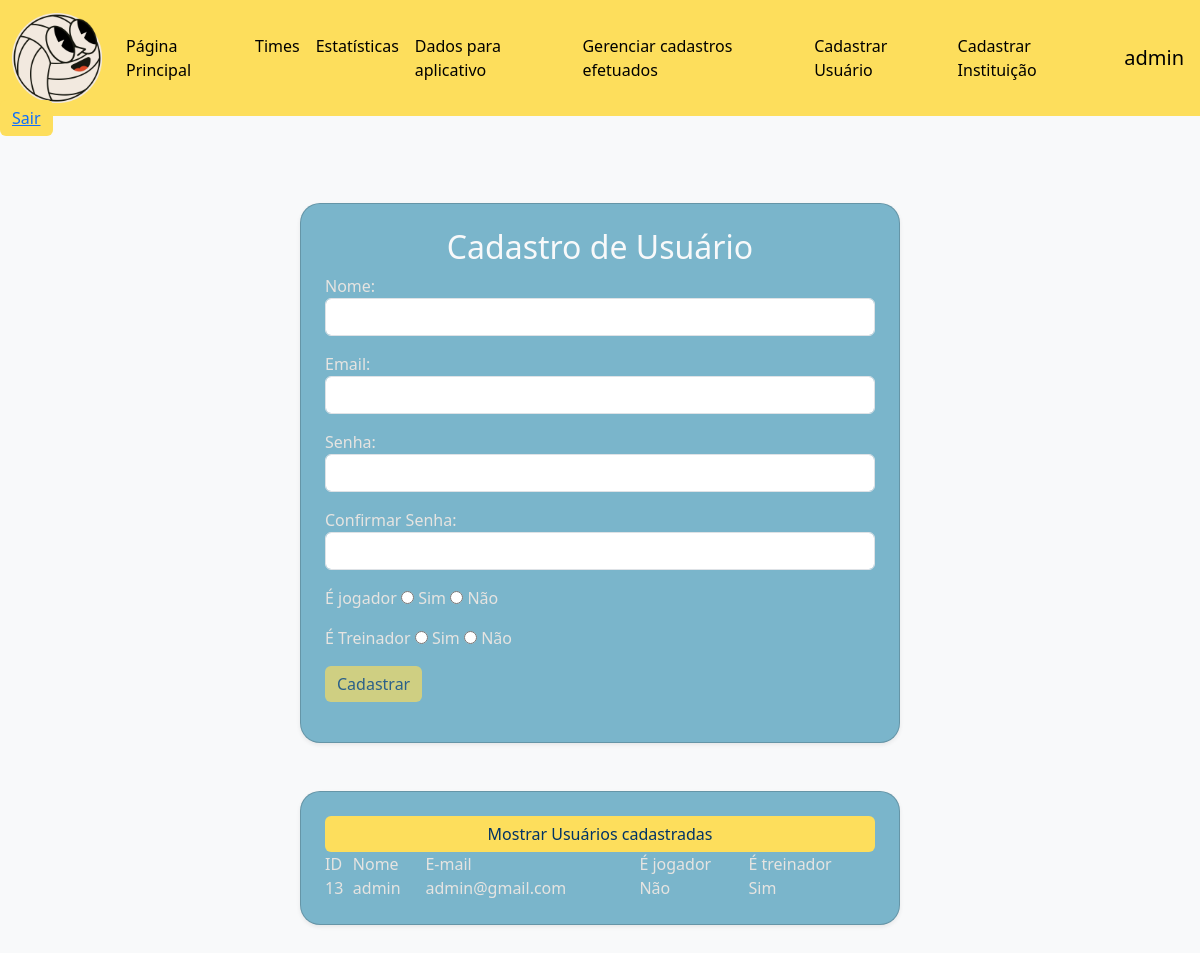
The app's page /pages/cadastrar_usuario.php?mostrar=sim (signed in) with its own data.
### tables this page shows
CREATE TABLE IF NOT EXISTS `usuario` (
  `id_usuario` int NOT NULL AUTO_INCREMENT,
  `nome_usuario` varchar(80) NOT NULL,
  `email_usuario` varchar(100) NOT NULL,
  `senha_usuario_site` varchar(255) NOT NULL,
  `jogador` tinyint(1) NOT NULL,
  `id_jogador` int DEFAULT NULL,
  `treinador` tinyint(1) NOT NULL,
  PRIMARY KEY (`id_usuario`)
);

### componentes/classes/database_class.php (called while the page is built, shortened)
<?php
class Database
{
    private $table;
    private $connection;
    public function __construct($table = null)
    {
        $this->table = $table;
    }
    private function SetConnection()
    {
        try {
            $this->connection = new PDO('mysql:host=' . self::HOST . ';port=3307;dbname=' . self::NAME, self::USER, self::PASS);
            $this->connection->setAttribute(PDO::ATTR_ERRMODE, PDO::ERRMODE_EXCEPTION);
        } catch (PDOException $e) {
            $_SESSION['error'] = 'ERROR: ' . $e->getMessage();
            die('ERROR: ' . $e->getMessage());
        }
    }
    public function execute($query, $params = [])
    {
        try {
            $statement = $this->connection->prepare($query);
            $statement->execute($params);
            return $statement;
        } catch (PDOException $e) {
            $_SESSION['error'] = 'ERROR: ' . $e->getMessage();
            die('ERROR: ' . $e->getMessage());
        }
    }
    public function select($where = null, $order = null, $limit = null, $fields = '*')
    {
        $where = ($where != null) ? 'WHERE ' . $where : '';
        $order = ($order != null) ? 'ORDER BY ' . $order : '';
        $limit = ($limit != null) ? 'LIMIT ' . $limit : '';
        $query = 'SELECT ' . $fields . ' FROM ' . $this->table . ' ' . $where . ' ' . $order . ' ' . $limit;
        return $this->execute($query);
    }
}

### componentes/classes/usuario_class.php (called while the page is built, shortened)
<?php
require_once "database_class.php";
class Usuario
{
    private $id_usuario;
    private $nome_usuario;
    private $email_usuario;
    private $jogador;
    private $treinador;
    public function GetID()
    {
        return $this->id_usuario;
    }
    public function GetNomeUsuario()
    {
        return $this->nome_usuario;
    }
    public function GetEmailUsuario()
    {
        return $this->email_usuario;
    }
    public function GetTreinador()
    {
        return $this->treinador;
    }
    public function GetJogador()
    {
        return $this->jogador;
    }
    public static function GetUsuarios($where = null, $order = null, $limit = null)
    {
        return (new Database('usuario'))->select($where, $order, $limit)->fetchAll(PDO::FETCH_CLASS, self::class);
    }
}

### pages/cadastrar_usuario.php (the view, shortened to what this page needs)
<?php
include('../componentes/classes/componentes_class.php');
include('../componentes/classes/usuario_class.php');
if (isset($_SESSION['id_usuario']) && $_SESSION['treinador']) {
    include '../componentes/header.php';
?>
    <main class="d-flex flex-column justify-content-center align-items-center min-vh-100 mt-5">
        <div class="d-grip gap-2 mb-3 fixed-top" id="botao_flutuante">
            <button type="button" class="btn" id="logout">
                <a href="../componentes/logout.php">Sair</a>
            </button>
        </div>
        <div class="card p-4 shadow-sm mb-5" id="card">
            <form action="../componentes/execucoes/cadastrar_usuario_exe.php" method="post">
                <div class="text-center text-light">
                    <h2>Cadastro de Usuário</h2>
                </div>
                <div class="mb-3">
                    <label for="nome">Nome:</label>
                    <input type="text" class="form-control" name="nome" id="nome" required>
                </div>
                <div class="mb-3">
                    <label for="email">Email:</label>
                    <input type="text" class="form-control" name="email" id="email" required>
                </div>
                <div class="mb-3">
                    <label for="senha">Senha:</label>
                    <input type="password" class="form-control" name="senha" id="senha" required>
                </div>
                <div class="mb-3">
                    <label for="confirmasenha">Confirmar Senha:</label>
                    <input type="password" class="form-control" name="confirmasenha" id="confirmar_senha" required>
                </div>
                <div class="mb-3">
                    <label>É jogador</label>
                    <input type="radio" name="jogador" id="ejogador" value="1">
                    <label for="ejogador">Sim</label>
                    <input type="radio" name="jogador" id="naoejogador" value="0">
                    <label for="naoejogador">Não</label>
                </div>
                <div class="mb-3">
                    <label>É Treinador</label>
                    <input type="radio" name="treinador" id="etreinador" value="1">
                    <label for="etreinador">Sim</label>
                    <input type="radio" name="treinador" id="naoetreinador" value="0">
                    <label for="naoetreinador">Não</label>
                </div>
                <div class="mb-3">
                    <button type="submit" class="btn" id="botao_cadastro" disabled>Cadastrar</button>
                </div>
            </form>
        </div>
        <div class="card p-4 shadow-sm" id="card">
            <a href="./cadastrar_usuario.php?mostrar=sim" class="btn" id="mostra_usuario">Mostrar Usuários cadastradas</a>
            <?php
            if (isset($_GET['mostrar'])) {
            ?>
                <table>
                    <thead>
                        <tr>
                            <td>ID</td>
                            <td>Nome</td>
                            <td>E-mail</td>
                            <td>É jogador</td>
                            <td>É treinador</td>
                        </tr>
                    </thead>
                    <tbody>
                        <?php
                        $usuarios = Usuario::GetUsuarios();
                        foreach ($usuarios as $usuario) {
                        ?>
                            <tr>
                                <td><?= $usuario->GetID() ?></td>
                                <td><?= $usuario->GetNomeUsuario() ?></td>
                                <td><?= $usuario->GetEmailUsuario() ?></td>
                                <td><?= $usuario->GetJogador() ? "Sim" : "Não" ?></td>
                                <td><?= $usuario->GetTreinador() ? "Sim" : "Não" ?></td>
                            </tr>
                        <?php
                        }
                        ?>
                    </tbody>
                </table>
            <?php
            }
            ?>
        </div>
    </main>
<?php
    include '../componentes/footer.php';
} else {
    header("Location: ./times.php");
}
?>

### componentes/header.php (shortened to what this page needs)
<!DOCTYPE html>
<html lang="pt-br">
<head>
    <?php
    foreach (FOLHAS_DE_ESTILO as $link_css) {
    ?>
    <link rel="stylesheet" href="<?= $link_css ?>">
    <?php } ?>
    <link href="https://cdn.jsdelivr.net/npm/bootstrap@5.3.2/dist/css/bootstrap.min.css" rel="stylesheet"
>
</head>
<body class="bg-light">
    <header>
        <nav class="navbar navbar-expand-lg" id="nav" style="background-color:#FDDE5C;">
            <div class="container-fluid" id="nav_container">
                <a class="navbar-brand" href="#">
                    <img src="<?= LOGO_HEADER ?>" alt="Logo" id="logo">
                </a>
                <div class="collapse navbar-collapse" id="navbarNavDropdown">
                    <ul class="navbar-nav">
                        <?php
                        foreach (OUTRAS_PAGINAS as $pagina) {
                        ?>
                        <li class="nav-item">
                            <a class="nav-link active" aria-current="page"
                                href="<?= $pagina[1] ?>"><?= $pagina[0] ?></a>
                        </li>
                        <?php }
                        if (isset($_SESSION['id_usuario'])) {
                            foreach (LINK_USUARIO_CADASTRADO as $pagina) {
                            ?>
                        <li class="nav-item">
                            <a class="nav-link active" aria-current="page"
                                href="<?= $pagina[1] ?>"><?= $pagina[0] ?></a>
                        </li>
                        <?php }
                        }
                        if (isset($_SESSION['treinador']) && $_SESSION['treinador']) { ?>
                        <li class="nav-item">
                            <a class="nav-link active" aria-current="page" href="<?= LINK_CADASTRO_USUARIO ?>">Cadastrar
                                Usuário</a>
                        </li>
                        <li class="nav-item">
                            <a class="nav-link active" aria-current="page"
                                href="<?= LINK_CADASTRO_INSTITUICAO ?>">Cadastrar Instituição</a>
                        </li>
                        <?php }
                        ?>
                    </ul>
                </div>
            </div>
            <?php
            if (isset($_SESSION['id_usuario'])) { ?>
            <a class="navbar-brand">
                <?= $_SESSION['nome_usuario'] ?>
            </a>
            <?php } ?>
        </nav>
    </header>

### componentes/footer.php (shortened to what this page needs)
</body>
</html>

### css/cadastro.css (style rules this page uses)
:root { --amarelo: #FDDE5C; --azul: #7AB5CB; --cinza-barra: #D4D2D2; --cinza-fundo: #E6E4E1; --preto: #000; --branco: #fff; }
#logo { width: 90px; height: 90px; }
body { background-color: #f8f9fa; }
#card { background-color: var(--azul); color: var(--cinza-fundo); border-radius: 20px; max-width: 600px; width: 100%; }
h2 { margin-bottom: 1rem; }
.form-control { background-color: var(--cinza-barra); color: #333; border: 1px solid #ccc; }
#botao_cadastro { background-color: var(--amarelo); color: #003366; border: none; }
#mostra_usuario { background-color: var(--amarelo); color: #003366; border: none; }

### css/style.css (style rules this page uses)
* { margin: 0; padding: 0; box-sizing: border-box; }
:root { --amarelo: #FDDE5C; --azul: #7AB5CB; --cinza-barra: #D4D2D2; --cinza-fundo: #E6E4E1; --preto: #000; }
#logo { width: 90px; height: 90px; }
#logout { background-color: var(--amarelo); color: #003366; border: none; }
#botao_flutuante { top: 100px; }

### records on screen
usuario: id_usuario "13", nome_usuario "admin", email_usuario "admin@gmail.com", jogador "Não", treinador "Sim"

### other values on screen
$pagina[0] "Página Principal"
$pagina[0] "Times"
$pagina[0] "Estatísticas"
$pagina[0] "Dados para aplicativo"
$pagina[0] "Gerenciar cadastros efetuados"
$_SESSION['nome_usuario'] "admin"
